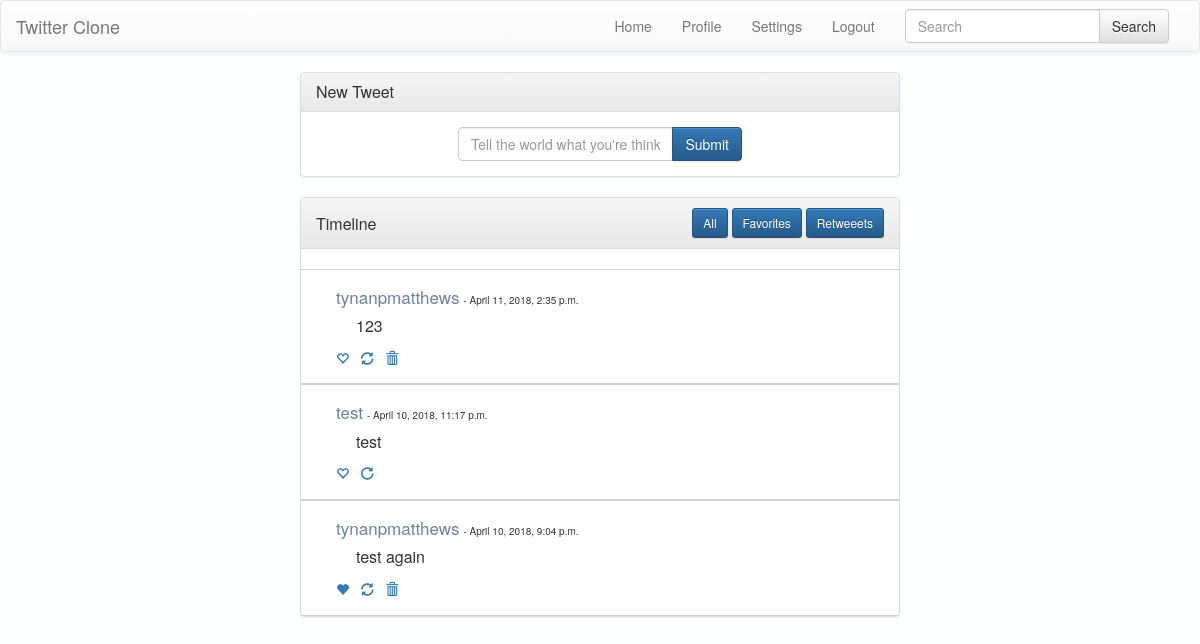
Page /index/ (signed in) on the earlier database version.
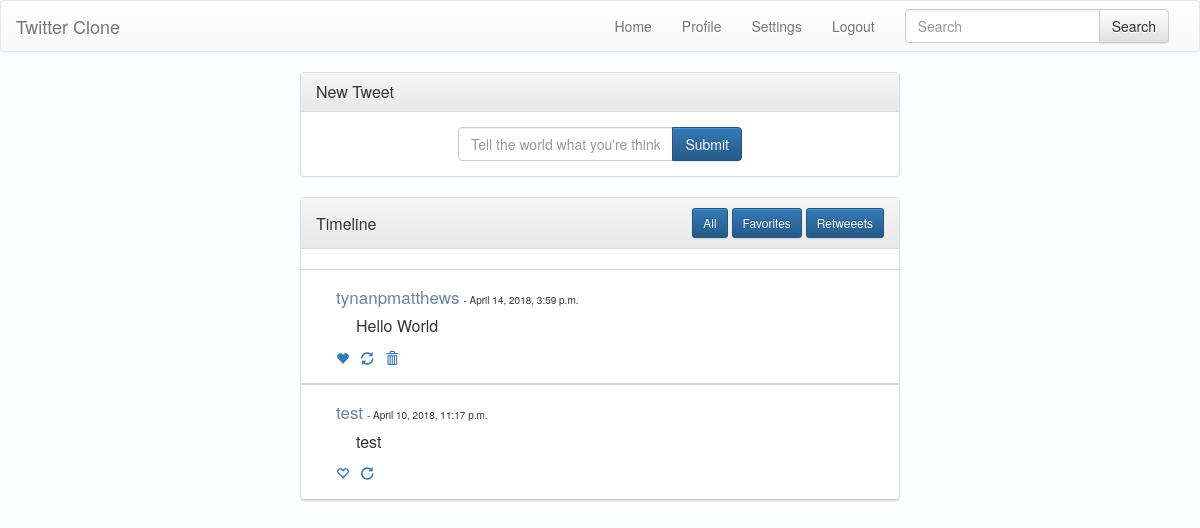
Same page on the later database version.
### interface/models.py (models this page shows)
class tweet(models.Model):
    tweetID = models.AutoField(primary_key=True)
    posterID = models.ForeignKey(twitteruser, on_delete=models.CASCADE)
    Message = models.CharField(max_length=140)
    PostTime = models.DateTimeField(default=datetime.now, blank=True)

### interface/views.py (the view)
# urls.py: path('index/', views.index, name='index'),
def index(request):
    if request.user.is_authenticated:
        following = [i['userID_id'] for i in list(follower.objects.filter(followerID_id=request.user.username).values('userID_id'))]
        following.append(request.user.username)
        favorites = [i['tweetID_id'] for i in list(favorite.objects.filter(userID_id=request.user.username).values('tweetID_id'))]
        retweets = [i['tweetID_id'] for i in list(retweet.objects.filter(userID_id=request.user.username).values('tweetID_id'))]
        current_user = twitteruser.objects.get(username=request.user.username)
        favorited = request.GET.get('favorite')
        retweeted = request.GET.get('retweet')
        deleted = request.GET.get('deleted')
        if favorited:
            if int(favorited) not in favorites:
                favorite.objects.create(tweetID_id=int(favorited), userID_id=current_user.username)
            else:
                favorite.objects.get(tweetID_id=int(favorited), userID_id=current_user.username).delete()
            return redirect(index)
        if retweeted:
            if int(retweeted) not in retweets:
                retweet.objects.create(tweetID_id=int(retweeted), userID_id=current_user.username)
            else:
                retweet.objects.get(tweetID_id=int(retweeted), userID_id=current_user.username).delete()
            return redirect(index)
        if deleted:
            tweet.objects.get(tweetID=int(deleted), posterID_id=current_user.username).delete()
            return redirect(index)
        view = request.GET.get('view')
        if view == 'favorites':
            tweets = list(tweet.objects.filter(tweetID__in=favorites).values())
        elif view == 'retweets':
            tweets = list(tweet.objects.filter(tweetID__in=retweets).values())
        else:
            tweets = list(tweet.objects.filter(posterID_id__in=following).values())
            rtweets = list(tweet.objects.filter(tweetID__in=retweets).values())
            for i in rtweets:
                if not any(j['tweetID'] == i['tweetID'] for j in tweets):
                    tweets.append(i.copy())
        sorted_tweets = [(dict_['PostTime'], dict_) for dict_ in tweets]
        sorted_tweets.sort(reverse=True)
        sorted_tweets = [dict_ for (key, dict_) in sorted_tweets]
        if request.method == 'POST':
            if request.POST['message'] == "":
                return redirect(index)
            tweet.objects.create(posterID_id=current_user.username, Message=request.POST['message'], PostTime=datetime.datetime.now())
            return redirect(index)
        else:
            return render(request, 'index.html', {'tweets': sorted_tweets, 'view': view, 'favorites': favorites, 'retweets': retweets})
    else:
        return redirect(login_page)

### interface/templates/index.html (shortened to what the changed rows need)
{% load static %}
<!DOCTYPE html>
<html>
    <head>
    </head>
    <body>
        <div>
            {% include 'header.html' %}
            <div class="panel panel-default center-block" style="width: 50%;">
                <div class="center-block" style="max-height: 500px; overflow: auto; overflow-x: hidden;" id="timeline">
                    <div>
                        <br>
                        {% for i in tweets %}
                        <div style="padding-left: 20px; border-top:1px solid lightgrey; border-bottom:1px solid lightgrey;">
                            <div class="panel-body">
                                <a style="font-size: 17px; color: #6983A0; text-decoration: none; display: inline;" href="{% url 'profile' %}?user={{ i.posterID_id }}">{{ i.posterID_id }}</a>
                                <p style="display: inline; font-size: 10px;"> - {{ i.PostTime }}</p>
                                <br>
                                <p style="word-break: break-all; padding: 6px 0px 0px 20px; font-size: 16px;">{{ i.Message }}<p>
                                <p style="display: inline; font-size: 13px;">
                                    {% if i.tweetID not in favorites %}
                                    <a href="{% url 'index' %}?view={{ view }}&favorite={{ i.tweetID }}"><span class="glyphicon glyphicon-heart-empty" aria-hidden="true"></span></a>
                                    {% else %}
                                    <a href="{% url 'index' %}?view={{ view }}&favorite={{ i.tweetID }}"><span class="glyphicon glyphicon-heart" aria-hidden="true"></span></a>
                                    {% endif %}
                                    {% if i.tweetID not in retweets %}
                                    <a style="padding-left: 8px;" href="{% url 'index' %}?view={{ view }}&retweet={{ i.tweetID }}"><span class="glyphicon glyphicon-refresh" aria-hidden="true"></span></a>
                                    {% else %}
                                    <a style="padding-left: 8px;" href="{% url 'index' %}?view={{ view }}&retweet={{ i.tweetID }}"><span class="glyphicon glyphicon-repeat" aria-hidden="true"></span></a>
                                    {% endif %}
                                    {% if i.posterID_id == request.user.username %}
                                    <a style="padding-left: 8px;" href="{% url 'index' %}?view={{ view }}&deleted={{ i.tweetID }}"><span class="glyphicon glyphicon-trash" aria-hidden="true"></span></a>
                                    {% endif %}
                                </p>
                            </div>
                        </div>
                        {% endfor %}
                    </div>
                </div>
            </div>
          </div>
    </body>
</html>

Differences in the rows shown:
removed tweet: posterID_id "tynanpmatthews", PostTime "April 11, 2018, 2:35 p.m.", Message "123"
removed tweet: posterID_id "tynanpmatthews", PostTime "April 10, 2018, 9:04 p.m.", Message "test again"
added tweet: posterID_id "tynanpmatthews", PostTime "April 14, 2018, 3:59 p.m.", Message "Hello World"
